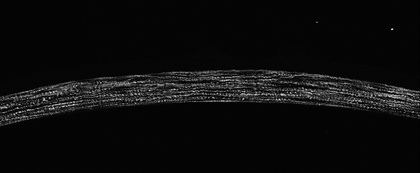
%> input picture zach/knockoutMouseCornea/image1.jpg, 420 x 173 px, shrunk from 2373 x 978 before the run
$ octave finalScript.m   (GNU Octave 9; MATLAB toolbox functions it lacks are replaced by stand-ins)
%> lines starting %> are read from the running program, lines starting %| are printed output that depends on the picture
### zach/getSegImage.m
function [ segImage ] = getSegImage( image )
%GETSEGIMAGE Summary of this function goes here
%   Detailed explanation goes here

threshold=0.3;

%filter = fspecial('gaussian',5);
filter = fspecial('average',3);
newImage = conv2(image,filter,'same');

image1Seg = getKMeansImage(newImage);
image1SegRefine = medfilt2(image1Seg,[2 2]);
image1BiFilter = bfilter2(image1SegRefine,[2 2],[0 0]);


segImage = double(image1BiFilter>threshold);


end

### zach/getKMeansImage.m
function [ newSegImage ] = getKMeansImage( image1 )
%GETKMEANSIMAGE Summary of this function goes here
%   Detailed explanation goes here

image1Size = size(image1);
height = image1Size(1);
width = image1Size(2);

threshold = 0.3;

xVals = 1:width;
xVals = xVals/width;
xValsArray = repmat(xVals,[height 1]);
yVals = 1:height;
yVals = yVals/height;
yVals = transpose(yVals);
yValsArray = repmat(yVals,[1 width]);

image1Data = zeros(height,width,3);
image1Data(:,:,1) = image1;
image1Data(:,:,2) = xValsArray;
image1Data(:,:,3) = yValsArray;

N = height*width;
image1DataSeq = reshape(image1Data,[N 3]);
[indices,cluster] = kmeans(image1DataSeq,30);

clusterValues = cluster(:,1);
clusterSeg = double(clusterValues>threshold);
image1Seg = zeros(1,N);
image1NonSeg = zeros(1,N);
for index = 1:N
    image1Seg(index) = clusterSeg(indices(index));
    image1NonSeg(index) = clusterValues(indices(index));
end

newSegImage = reshape(image1Seg,[height width]);

end

### zach/bfilter2.m

% BFILTER2 Two dimensional bilateral filtering.
%    This function implements 2-D bilateral filtering using
%    the method outlined in:
%
%       C. Tomasi and R. Manduchi. Bilateral Filtering for
%       Gray and Color Images. In Proceedings of the IEEE
%       International Conference on Computer Vision, 1998.
%
%    B = bfilter2(A,W,SIGMA) performs 2-D bilateral filtering
%    for the grayscale or color image A. A should be a double
%    precision matrix of size NxMx1 or NxMx3 (i.e., grayscale
%    or color images, respectively) with normalized values in
%    the closed interval [0,1]. The half-size of the Gaussian
%    bilateral filter window is defined by W. The standard
%    deviations of the bilateral filter are given by SIGMA,
%    where the spatial-domain standard deviation is given by
%    SIGMA(1) and the intensity-domain standard deviation is
%    given by SIGMA(2).
%
% Douglas R. Lanman, Brown University, September 2006.
% dlanman@brown.edu, http://mesh.brown.edu/dlanman


%%%%%%%%%%%%%%%%%%%%%%%%%%%%%%%%%%%%%%%%%%%%%%%%%%%%%%%%%%%%%
% Pre-process input and select appropriate filter.
function B = bfilter2(A,w,sigma)

% Verify that the input image exists and is valid.
if ~exist('A','var') || isempty(A)
   error('Input image A is undefined or invalid.');
end
if ~isfloat(A) || ~sum([1,3] == size(A,3)) || ...
      min(A(:)) < 0 || max(A(:)) > 1
   error(['Input image A must be a double precision ',...
          'matrix of size NxMx1 or NxMx3 on the closed ',...
          'interval [0,1].']);
end

% Verify bilateral filter window size.
if ~exist('w','var') || isempty(w) || ...
      numel(w) ~= 1 || w < 1
   w = 5;
end
w = ceil(w);

% Verify bilateral filter standard deviations.
if ~exist('sigma','var') || isempty(sigma) || ...
      numel(sigma) ~= 2 || sigma(1) <= 0 || sigma(2) <= 0
   sigma = [3 0.1];
end

% Apply either grayscale or color bilateral filtering.
if size(A,3) == 1
   B = bfltGray(A,w,sigma(1),sigma(2));
else
   B = bfltColor(A,w,sigma(1),sigma(2));
end


%%%%%%%%%%%%%%%%%%%%%%%%%%%%%%%%%%%%%%%%%%%%%%%%%%%%%%%%%%%%%
% Implements bilateral filtering for grayscale images.
function B = bfltGray(A,w,sigma_d,sigma_r)

% Pre-compute Gaussian distance weights.
[X,Y] = meshgrid(-w:w,-w:w);
G = exp(-(X.^2+Y.^2)/(2*sigma_d^2));

% Create waitbar.
h = waitbar(0,'Applying bilateral filter...');
set(h,'Name','Bilateral Filter Progress');

% Apply bilateral filter.
dim = size(A);
B = zeros(dim);
for i = 1:dim(1)
   for j = 1:dim(2)

         % Extract local region.
         iMin = max(i-w,1);
         iMax = min(i+w,dim(1));
         jMin = max(j-w,1);
         jMax = min(j+w,dim(2));
         I = A(iMin:iMax,jMin:jMax);

         % Compute Gaussian intensity weights.
         H = exp(-(I-A(i,j)).^2/(2*sigma_r^2));

         % Calculate bilateral filter response.
         F = H.*G((iMin:iMax)-i+w+1,(jMin:jMax)-j+w+1);
         B(i,j) = sum(F(:).*I(:))/sum(F(:));

   end
   waitbar(i/dim(1));
end

% Close waitbar.
close(h);


%%%%%%%%%%%%%%%%%%%%%%%%%%%%%%%%%%%%%%%%%%%%%%%%%%%%%%%%%%%%%
% Implements bilateral filter for color images.
% [59 lines left out: function bfltColor, not called in this run]

### zach/finalScript.m

firstImage = im2double(imread('knockoutMouseCornea/image1.jpg'));
%> firstImage: size 173x420 double; min 0, max 0.867, mean 0.0501
sizeImage = size(firstImage);
%> sizeImage = [173 420]
height = sizeImage(1);
%> height = 173
width = sizeImage(2);
%> width = 420

numImages = 50;
index = 1;
% [7 lines of commented-out code are left out]

for num = 1:numImages

    imname = strcat('knockoutMouseCornea/image',num2str(num),'.jpg');
    image1 = im2double(imread(imname));

    image1Seg = getSegImage(image1);
%> in getSegImage, `newImage = conv2(image,filter,'same');`:
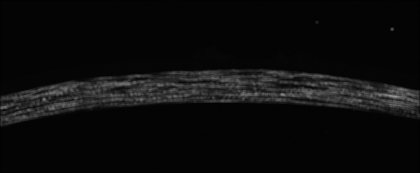
%> newImage: size 173x420 double; min 0.0061, max 0.596, mean 0.05
%> in getKMeansImage, `image1Data(:,:,1) = image1;`:
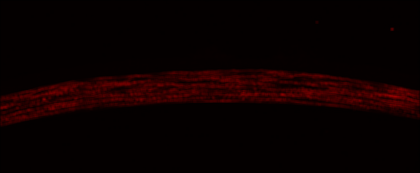
%> image1Data: size 173x420x3 double; mean R, G, B 0.05, 0, 0
%> in getKMeansImage, `image1Data(:,:,2) = xValsArray;`:
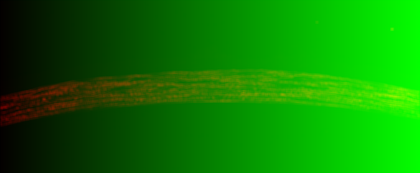
%> image1Data: size 173x420x3 double; mean R, G, B 0.05, 0.501, 0
%> in getKMeansImage, `image1Data(:,:,3) = yValsArray;`:
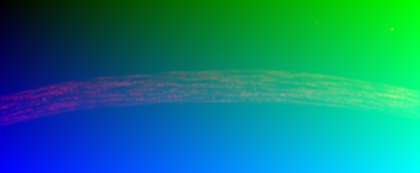
%> image1Data: size 173x420x3 double; mean R, G, B 0.05, 0.501, 0.503
%> in getKMeansImage, `[indices,cluster] = kmeans(image1DataSeq,30);`: cluster = 30 rows, first 12: [0.0174 0.722 0.705; 0.0154 0.104 0.0822; 0.0154 0.0922 0.915; 0.134 0.652 0.492; 0.0186 0.338 0.705; 0.0163 0.712 0.1; 0.0211 0.0841 0.43; 0.0161 0.304 0.113; 0.0156 0.488 0.901; 0.286 0.938 0.572; 0.0156 0.292 0.907; 0.018 0.137 0.751]
%> in getKMeansImage, `clusterValues = cluster(:,1);`: clusterValues = 30 values, max 0.286 at index 10, min 0.0154 at index 3, mean 0.0687
%> in getKMeansImage, `clusterSeg = double(clusterValues>threshold);`: clusterSeg = 30 values from 0 to 0
%> in getKMeansImage, `newSegImage = reshape(image1Seg,[height width]);`: newSegImage: size 173x420 double; every value is 0

    imnameWrite = strcat('knockoutMouseResults/image',num2str(num),'.jpg');
    imwrite(image1Seg,imnameWrite,'JPEG');
%> (the run ends here)
